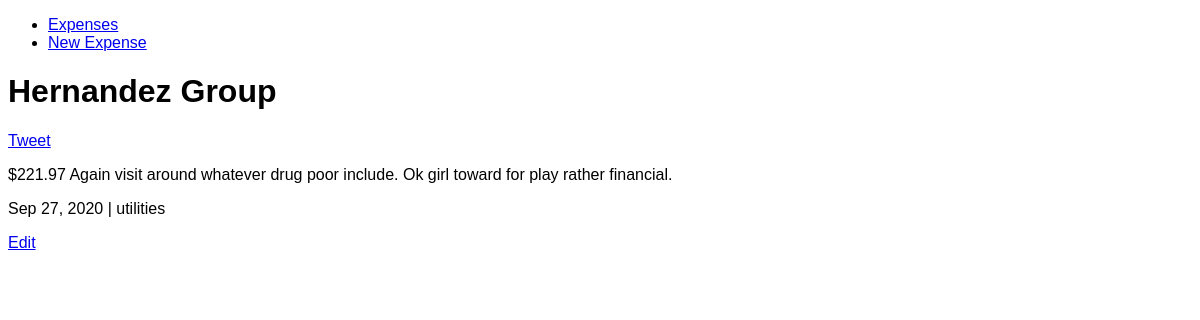
/expense/31, run on the app's committed database.
### application.py (models this page shows)
class Expense(db.Model):
    __tablename__ = "expenses"
    id = db.Column(db.Integer, primary_key=True)
    item = db.Column(db.Unicode)
    amount = db.Column(db.Float)
    paid_to = db.Column(db.Unicode)
    category = db.Column(db.Unicode)
    date = db.Column(db.Date)
    description = db.Column(db.Unicode)

### application.py (the view)
@application.route("/expense/<int:id>")
def detail(id):
    expense = Expense.query.get(id)
    if not expense:
        return Response("Not found")
    return render_template("detail.html", expense=expense)

### templates/detail.html (shortened to what this page needs)
{% extends "layout.html" %}
{% block body %}
<h1>{{ expense.item }}</h1>
<a href="https://twitter.com/share" class="twitter-share-button" data-show-count="false">Tweet</a><script async src="//platform.twitter.com/widgets.js" charset="utf-8"></script>
<p>
    ${{ expense.amount | round(2) }} {{ expense.description }}
</p>
<p>
    {{ expense.date.strftime('%b %d, %Y') }} | {{ expense.category }}
</p>
<p><a href="{{ url_for('edit', id=expense.id) }}">Edit</a></p>
{% endblock %}

### static/style.css (style rules this page uses)
* { font-family: helvetica; }

### data on the page
Expense: item "Hernandez Group", amount "221.97", description "Again visit around whatever drug poor include. Ok girl toward for play rather financial.", date "Sep 27, 2020", category "utilities"
